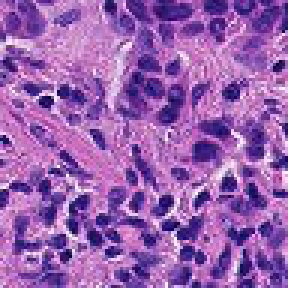
#> input picture sample_patch.tif, 96 x 96 px (shown 3 times larger)
$ jupyter execute images.ipynb   (older library calls are emulated)
#> lines starting #> are read from the running program, lines starting #| are printed output that depends on the picture; after the words box and inside, x2 and y2 are one past the last pixel; in counts of white or black regions, pixels touching at a corner belong together
[cell 1]
import cv2
import numpy as np
import matplotlib.pyplot as plt
from skimage.feature import blob_dog, graycomatrix, local_binary_pattern

# Configure matplotlib for professional, high-res output
plt.rcParams['figure.dpi'] = 150
plt.rcParams['savefig.bbox'] = 'tight'

# --- INPUT ---
# Replace with the path to your actual .tif image
IMAGE_PATH = 'sample_patch.tif'

# Load image
img_bgr = cv2.imread(IMAGE_PATH)
#> img_bgr is the input picture: shape (96, 96, 3); mean B, G, R 175.7, 96.6, 152.4
if img_bgr is None:
    raise ValueError(f"Could not load image at {IMAGE_PATH}")

img_rgb = cv2.cvtColor(img_bgr, cv2.COLOR_BGR2RGB)
img_gray = cv2.cvtColor(img_bgr, cv2.COLOR_BGR2GRAY)
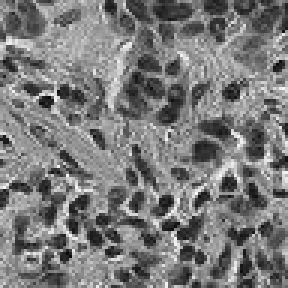
#> img_gray: shape (96, 96) (shown 3 times larger); min 7, max 248, mean 122.3

print(f"Image loaded successfully. Shape: {img_rgb.shape}")
#| Image loaded successfully. Shape: (96, 96, 3)

[cell 2]
# Detect blobs using Difference of Gaussians
# (Parameters can be tuned based on your specific patch scale)
blobs = blob_dog(img_gray, max_sigma=5, threshold=0.1)
#> blobs = 130 rows, first 8: [88, 78, 1], [59, 95, 1.6], [13, 3, 1], [52, 89, 1], [32, 18, 1], [70, 57, 1], [47, 80, 1], [74, 52, 1]
blobs[:, 2] = blobs[:, 2] * np.sqrt(2) # Calculate radius

fig, ax = plt.subplots(1, 1, figsize=(6, 6))
ax.imshow(img_rgb)

# Plot each detected blob
for blob in blobs:
    y, x, r = blob
    c = plt.Circle((x, y), r, color='red', linewidth=1.5, fill=False)
    ax.add_patch(c)
#> this loop made 130 passes
#> (y, x, r) on passes 1 to 12: (88, 78, 1.41), (59, 95, 2.26), (13, 3, 1.41), (52, 89, 1.41), (32, 18, 1.41), (70, 57, 1.41), (47, 80, 1.41), (74, 52, 1.41), (78, 57, 1.41), (69, 21, 1.41), (64, 64, 1.41), (80, 58, 1.41)

ax.set_title('DoG Nuclei Detection')
ax.axis('off')

plt.savefig('dog_visualization.png')
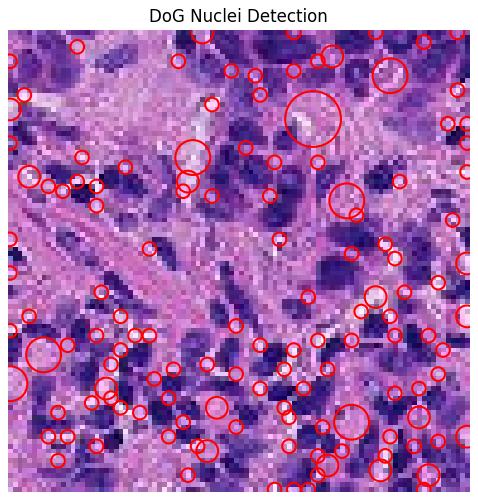
#> figure drawn by matplotlib, 1 panel
plt.show()

[cell 3]
# Convert to HSV
img_hsv = cv2.cvtColor(img_bgr, cv2.COLOR_BGR2HSV)
#> img_hsv: shape (96, 96, 3); mean H, S, V 141.9, 124.3, 176.6

# Subsample pixels for a cleaner, faster plot (takes every 2nd pixel)
h = img_hsv[:, :, 0].flatten()[::2]
#> h = 4608 values, max 160 at index 768, min 117 at index 2256, mean 141.8
s = img_hsv[:, :, 1].flatten()[::2]
#> s = 4608 values, max 255 at index 316, min 16 at index 1439, mean 124.3
v = img_hsv[:, :, 2].flatten()[::2]
#> v = 4608 values, max 255 at index 165, min 47 at index 1544, mean 176.3

# Map original colors to the scatter points for visual clarity
colors = img_rgb.reshape(-1, 3)[::2] / 255.0

fig = plt.figure(figsize=(8, 6))
ax = fig.add_subplot(111, projection='3d')

ax.scatter(h, s, v, c=colors, marker='.', alpha=0.6)

ax.set_xlabel('Hue (H)')
ax.set_ylabel('Saturation (S)')
ax.set_zlabel('Value (V)')
ax.set_title('Pixel Distribution in HSV Color Space')

plt.savefig('hsv_scatter.png')
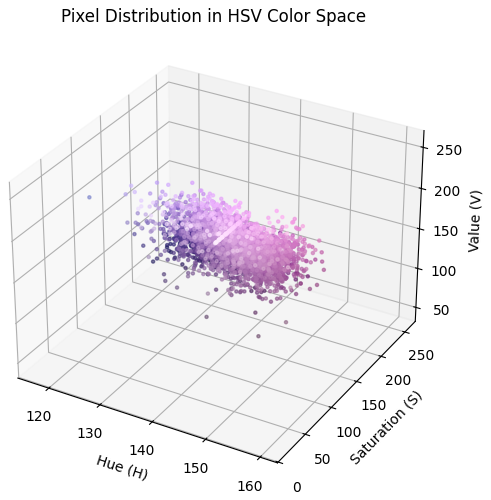
#> figure drawn by matplotlib, 1 panel
plt.show()

[cell 4]
radius = 1
n_points = 8 * radius

# Compute uniform LBP
lbp_img = local_binary_pattern(img_gray, n_points, radius, method='uniform')
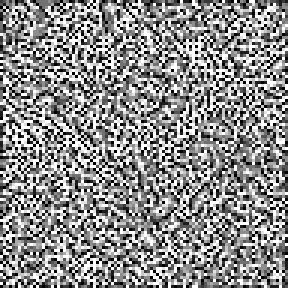
#> lbp_img: shape (96, 96) float64 (shown 3 times larger); min 0, max 9, mean 4.96; drawn with min black and max white

fig, axes = plt.subplots(1, 2, figsize=(10, 5))

axes[0].imshow(img_gray, cmap='gray')
axes[0].set_title('Original Grayscale')
axes[0].axis('off')

# Plot LBP image
axes[1].imshow(lbp_img, cmap='nipy_spectral') # Spectral colormap highlights distinct patterns
axes[1].set_title('LBP Transformed Image')
axes[1].axis('off')

plt.savefig('lbp_transformation.png')
plt.show()

[cell 5]
# Compute GLCM (Note: quantizing the image to 32 levels for a cleaner heatmap visualization)
quantized_img = (img_gray / 8).astype(np.uint8)
glcm = graycomatrix(quantized_img, distances=[1], angles=[0], levels=32, symmetric=True, normed=True)

# Extract the 2D matrix for distance=1, angle=0
glcm_matrix = glcm[:, :, 0, 0]
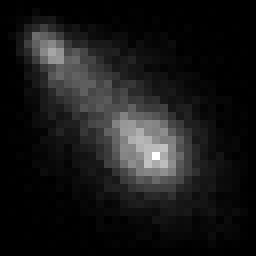
#> glcm_matrix: shape (32, 32) float64 (shown 8 times larger); min 0, max 0.00976, mean 0.000977; drawn with min black and max white

fig, ax = plt.subplots(figsize=(6, 5))
cax = ax.imshow(glcm_matrix, cmap='hot', interpolation='nearest')
fig.colorbar(cax, label='Probability')

ax.set_title('GLCM Heatmap (Angle=0, Dist=1)')
ax.set_xlabel('Adjacent Pixel Intensity')
ax.set_ylabel('Reference Pixel Intensity')

plt.savefig('glcm_heatmap.png')
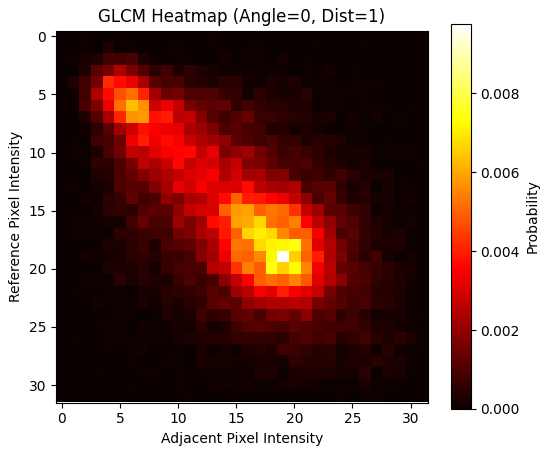
#> figure drawn by matplotlib, 2 panels
plt.show()

[cell 6]
n_levels = 3
thresholds = np.linspace(img_gray.min(), img_gray.max(), n_levels + 2)[1:-1]
#> thresholds = [67.25, 127.5, 187.8]

fig, axes = plt.subplots(1, n_levels + 1, figsize=(15, 4))

# Show original
axes[0].imshow(img_gray, cmap='gray')
axes[0].set_title('Original Grayscale')
axes[0].axis('off')

# Show each thresholded binary layer
for i, t in enumerate(thresholds):
    binary = (img_gray > t).astype(np.uint8)
    axes[i+1].imshow(binary, cmap='binary_r')
    axes[i+1].set_title(f'Threshold > {t:.0f}')
    axes[i+1].axis('off')
#> this loop made 3 passes
#> pass 1, `binary = (img_gray > t).astype(np.uint8)`:
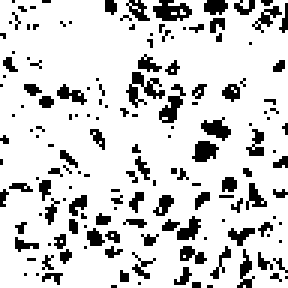
#> binary: shape (96, 96) (shown 3 times larger); values 0 (black) and 1 (white), 82.6% white; black in thin lines or dots
#> pass 2, `binary = (img_gray > t).astype(np.uint8)`:
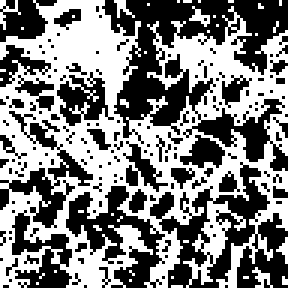
#> binary: shape (96, 96) (shown 3 times larger); values 0 (black) and 1 (white), 50.2% white; 153 black regions (135 under 20 px), largest, box (x1, y1, x2, y2) and area: (34, 0, 96, 57) 1477, (50, 54, 96, 96) 812, (22, 62, 55, 96) 445
#> pass 3, `binary = (img_gray > t).astype(np.uint8)`:
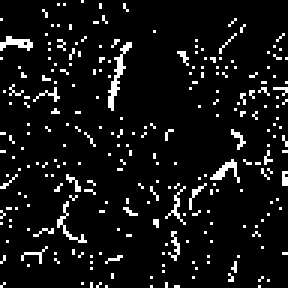
#> binary: shape (96, 96) (shown 3 times larger); values 0 (black) and 1 (white), 7.5% white in thin lines or dots

plt.suptitle('SFTA: Multi-level Binary Decomposition', fontsize=14, y=1.05)
plt.savefig('sfta_decomposition.png')
plt.show()
